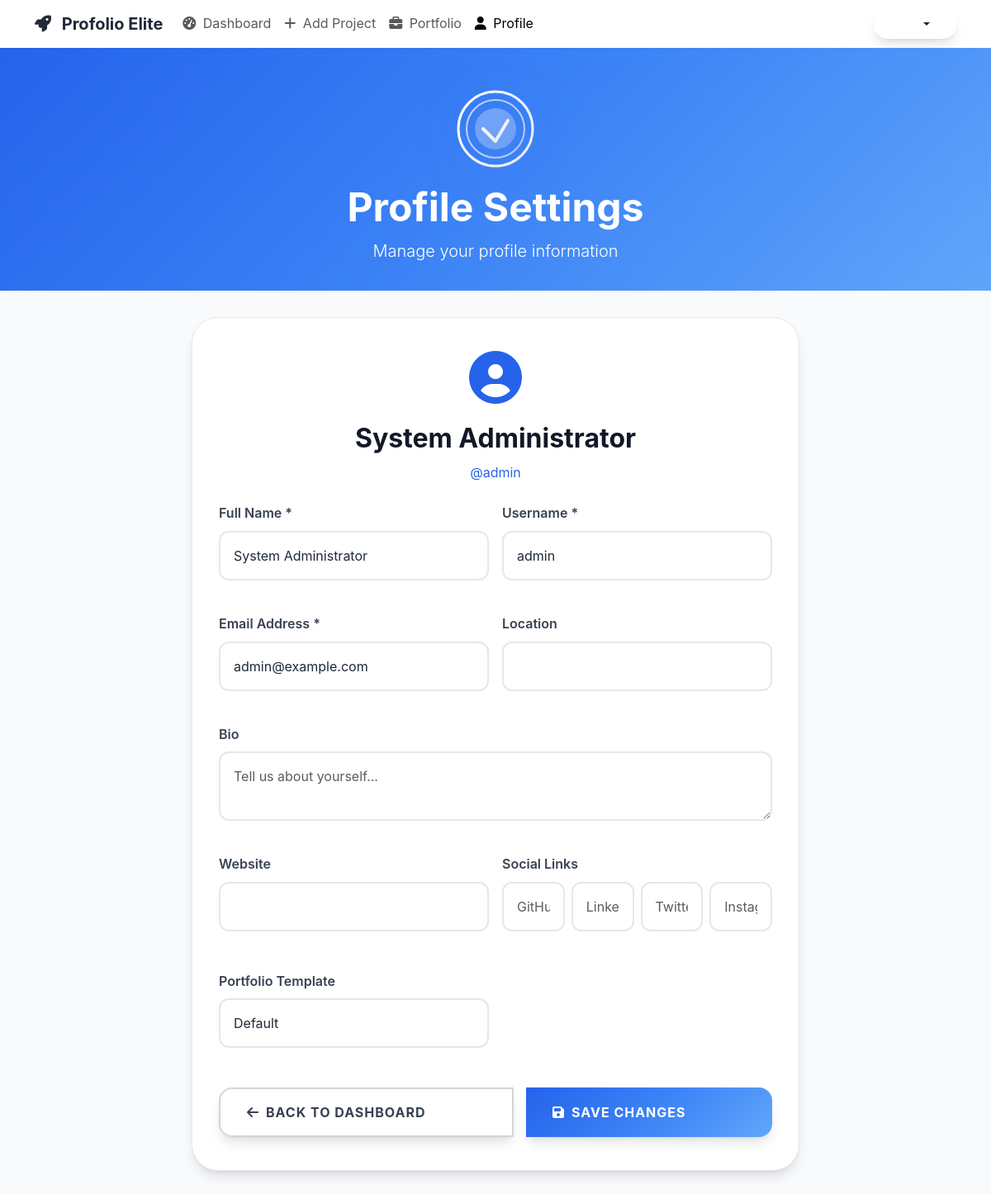
The app's page /profile.php (signed in) with its own data.
### tables this page shows
CREATE TABLE users (
    id INT AUTO_INCREMENT PRIMARY KEY,
    username VARCHAR(50) UNIQUE NOT NULL,
    email VARCHAR(100) UNIQUE NOT NULL,
    password VARCHAR(255) NOT NULL,
    full_name VARCHAR(100) NOT NULL,
    bio TEXT,
    profile_image VARCHAR(255),
    role ENUM('user', 'admin') DEFAULT 'user',
    language ENUM('en', 'ar') DEFAULT 'en',
    template VARCHAR(50) DEFAULT 'default',  
    portfolio_views INT DEFAULT 0,  
    location VARCHAR(255) DEFAULT NULL,
    website VARCHAR(255) DEFAULT NULL,
    github VARCHAR(255) DEFAULT NULL,
    linkedin VARCHAR(255) DEFAULT NULL,
    twitter VARCHAR(255) DEFAULT NULL,
    instagram VARCHAR(255) DEFAULT NULL,
    created_at TIMESTAMP DEFAULT CURRENT_TIMESTAMP,
    updated_at TIMESTAMP DEFAULT CURRENT_TIMESTAMP ON UPDATE CURRENT_TIMESTAMP
);

### profile.php (the view, shortened to what this page needs)
<?php
require_once 'config/database.php';
$lang = isset($_SESSION['language']) ? $_SESSION['language'] : 'en';
$current_content = $content[$lang];
$user_id = $_SESSION['user_id'];
$user_query = "SELECT * FROM users WHERE id = $user_id";
$user_result = mysqli_query($conn, $user_query);
$user = mysqli_fetch_assoc($user_result);
?>
<!DOCTYPE html>
<html lang="<?php echo $lang; ?>" dir="<?php echo $lang === 'ar' ? 'rtl' : 'ltr'; ?>">
<head>
    <link href="https://cdn.jsdelivr.net/npm/bootstrap@5.3.0/dist/css/bootstrap.min.css" rel="stylesheet">
    <link href="https://cdnjs.cloudflare.com/ajax/libs/font-awesome/6.4.0/css/all.min.css" rel="stylesheet">
</head>
<body class="<?php echo $lang === 'ar' ? 'rtl' : ''; ?>">
    <nav class="navbar navbar-expand-lg">
        <div class="container">
            <a class="navbar-brand" href="index.php">
                <i class="fas fa-rocket me-2"></i>
                <?php echo $lang === 'en' ? PLATFORM_NAME : PLATFORM_NAME_AR; ?>
            </a>
            <div class="collapse navbar-collapse" id="navbarNav">
                <ul class="navbar-nav me-auto">
                    <li class="nav-item">
                        <a class="nav-link" href="dashboard.php">
                            <i class="fas fa-tachometer-alt me-1"></i>
                            <?php echo $lang === 'en' ? 'Dashboard' : 'لوحة التحكم'; ?>
                        </a>
                    </li>
                    <li class="nav-item">
                        <a class="nav-link" href="add_project.php">
                            <i class="fas fa-plus me-1"></i>
                            <?php echo $lang === 'en' ? 'Add Project' : 'إضافة مشروع'; ?>
                        </a>
                    </li>
                    <li class="nav-item">
                        <a class="nav-link" href="portfolio.php">
                            <i class="fas fa-briefcase me-1"></i>
                            <?php echo $lang === 'en' ? 'Portfolio' : 'المحفظة'; ?>
                        </a>
                    </li>
                    <li class="nav-item">
                        <a class="nav-link active" href="profile.php">
                            <i class="fas fa-user me-1"></i>
                            <?php echo $lang === 'en' ? 'Profile' : 'الملف الشخصي'; ?>
                        </a>
                    </li>
                </ul>
                <div class="d-flex align-items-center">
                    <div class="dropdown">
                        <button class="btn dropdown-toggle d-flex align-items-center" type="button" data-bs-toggle="dropdown">
                        </button>
                    </div>
                </div>
            </div>
        </div>
    </nav>
    <section class="profile-hero" style="background: var(--gradient-primary); color: white; padding: 3rem 0 2rem 0; position: relative; overflow: hidden;">
        <div class="container">
            <div class="d-flex flex-column align-items-center justify-content-center" style="z-index:2; position:relative;">
                <h1 class="display-5 fw-bold mb-2" data-aos="fade-up"><?php echo $current_content['title']; ?></h1>
                <p class="lead mb-0" data-aos="fade-up" data-aos-delay="100"><?php echo $current_content['subtitle']; ?></p>
            </div>
        </div>
    </section>
    <div class="main-content" style="padding: 2rem 0;">
        <div class="container">
            <div class="row justify-content-center">
                <div class="col-lg-8">
                    <div class="profile-card" data-aos="fade-up" data-aos-delay="200" style="background: var(--white); border-radius: 2rem; box-shadow: var(--shadow-lg); padding: 2.5rem 2rem; border: 1px solid var(--gray-200);">
                        <div class="profile-avatar mb-3 text-center">
                            <i class="fas fa-user-circle fa-4x" style="color: var(--primary);"></i>
                        </div>
                        <div class="profile-name text-center mb-1" style="font-size: 2rem; font-weight: 700; color: var(--gray-900);">
                            <?php echo htmlspecialchars($user['full_name']); ?>
                        </div>
                        <div class="profile-username text-center mb-4" style="color: var(--primary);">
                            @<?php echo htmlspecialchars($user['username']); ?>
                        </div>
                        <form method="POST" class="profile-form">
                            <div class="row g-3">
                                <div class="col-md-6">
                                    <div class="form-group">
                                        <label class="form-label"><?php echo $current_content['full_name']; ?> *</label>
                                        <input type="text" class="form-control" name="full_name" value="<?php echo htmlspecialchars($user['full_name']); ?>" required>
                                    </div>
                                </div>
                                <div class="col-md-6">
                                    <div class="form-group">
                                        <label class="form-label"><?php echo $current_content['username']; ?> *</label>
                                        <input type="text" class="form-control" name="username" value="<?php echo htmlspecialchars($user['username']); ?>" required>
                                    </div>
                                </div>
                                <div class="col-md-6">
                                    <div class="form-group">
                                        <label class="form-label"><?php echo $current_content['email']; ?> *</label>
                                        <input type="email" class="form-control" name="email" value="<?php echo htmlspecialchars($user['email']); ?>" required>
                                    </div>
                                </div>
                                <div class="col-md-6">
                                    <div class="form-group">
                                        <label class="form-label"><?php echo $current_content['location']; ?></label>
                                        <input type="text" class="form-control" name="location" value="<?php echo htmlspecialchars($user['location'] ?? ''); ?>">
                                    </div>
                                </div>
                                <div class="col-md-12">
                                    <div class="form-group">
                                        <label class="form-label"><?php echo $current_content['bio']; ?></label>
                                        <textarea class="form-control" name="bio" placeholder="<?php echo $current_content['bio_placeholder']; ?>"><?php echo htmlspecialchars($user['bio']); ?></textarea>
                                    </div>
                                </div>
                                <div class="col-md-6">
                                    <div class="form-group">
                                        <label class="form-label"><?php echo $current_content['website']; ?></label>
                                        <input type="url" class="form-control" name="website" value="<?php echo htmlspecialchars($user['website'] ?? ''); ?>">
                                    </div>
                                </div>
                                <div class="col-md-6">
                                    <div class="form-group">
                                        <label class="form-label"><?php echo $current_content['social_links']; ?></label>
                                        <div class="row g-2">
                                            <div class="col-6 col-md-3">
                                                <input type="text" class="form-control mb-2" name="github" placeholder="GitHub" value="<?php echo htmlspecialchars($user['github'] ?? ''); ?>">
                                            </div>
                                            <div class="col-6 col-md-3">
                                                <input type="text" class="form-control mb-2" name="linkedin" placeholder="LinkedIn" value="<?php echo htmlspecialchars($user['linkedin'] ?? ''); ?>">
                                            </div>
                                            <div class="col-6 col-md-3">
                                                <input type="text" class="form-control mb-2" name="twitter" placeholder="Twitter" value="<?php echo htmlspecialchars($user['twitter'] ?? ''); ?>">
                                            </div>
                                            <div class="col-6 col-md-3">
                                                <input type="text" class="form-control mb-2" name="instagram" placeholder="Instagram" value="<?php echo htmlspecialchars($user['instagram'] ?? ''); ?>">
                                            </div>
                                        </div>
                                    </div>
                                </div>
                                <div class="col-md-6">
                                    <div class="form-group">
                                        <label class="form-label"><?php echo $lang === 'en' ? 'Portfolio Template' : 'قالب المحفظة'; ?></label>
                                        <select class="form-control" name="template">
                                            <option value="default" <?php if (($user['template'] ?? 'default') === 'default') echo 'selected'; ?>><?php echo $lang === 'en' ? 'Default' : 'الافتراضي'; ?></option>
                                        </select>
                                    </div>
                                </div>
                            </div>
                            <div class="btn-group mt-4">
                                <a href="dashboard.php" class="btn btn-outline">
                                    <i class="fas fa-arrow-left"></i>
                                    <?php echo $current_content['back_to_dashboard']; ?>
                                </a>
                                <button type="submit" name="update_profile" class="btn btn-primary">
                                    <i class="fas fa-save"></i>
                                    <?php echo $current_content['save_changes']; ?>
                                </button>
                            </div>
                        </form>
                    </div>
                </div>
            </div>
        </div>
    </div>
</body>
</html>

### records on screen
users: full_name "System Administrator", username "admin", email "admin@example.com", template "Default"

### other values on screen
PLATFORM_NAME "Profolio Elite"
$current_content['title'] "Profile Settings"
$current_content['subtitle'] "Manage your profile information"
$current_content['full_name'] "Full Name"
$current_content['username'] "Username"
$current_content['email'] "Email Address"
$current_content['location'] "Location"
$current_content['bio'] "Bio"
$current_content['website'] "Website"
$current_content['social_links'] "Social Links"
$current_content['back_to_dashboard'] "BACK TO DASHBOARD"
$current_content['save_changes'] "SAVE CHANGES"
